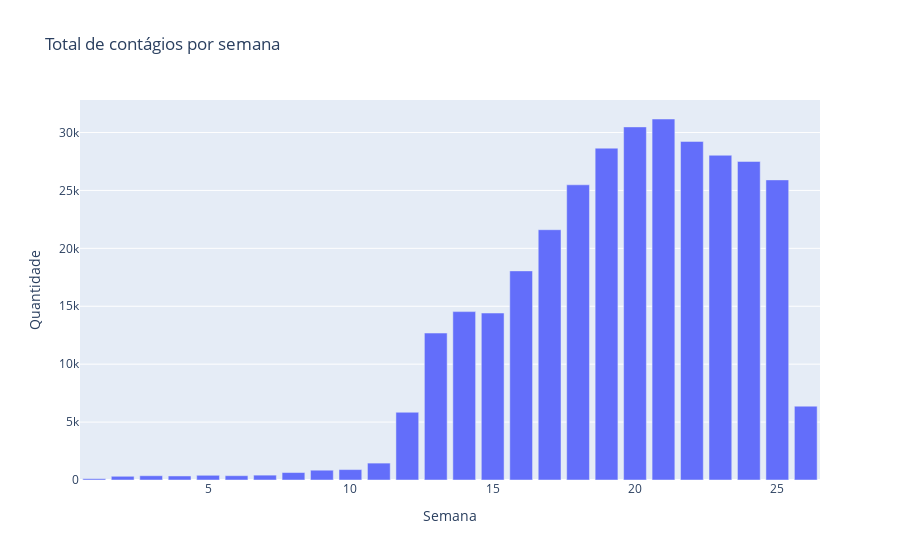

This figure's notebook cell:
### Code cell
### Visualização de contágios por semana
semanas = df.groupby('SEM_NOT').size().to_dict()

data = go.Bar(x = [*semanas.keys()],
              y = [*semanas.values()] )

layout = go.Layout(title='Total de contágios por semana',
                   yaxis={'title':'Quantidade'},
                   xaxis={'title': 'Semana'})

fig = go.Figure(data=data, layout=layout)

# Exibindo figura/gráfico
py.iplot(fig)

### Figure 1 — Plotly figure (JSON) as saved in the notebook; plotly's stock layout.template omitted (floating-point values rounded to 4 significant figures)
{"data": [{"type": "bar", "x": [1, 2, 3, 4, 5, 6, 7, 8, 9, 10, 11, 12, 13, 14, 15, 16, 17, 18, 19, 20, 21, 22, 23, 24, 25, 26], "y": [114, 321, 368, 349, 407, 372, 420, 644, 846, 900, 1459, 5848, 12687, 14537, 14416, 18054, 21609, 25486, 28649, 30485, 31167, 29231, 28037, 27503, 25910, 6374]}], "layout": {"title": {"text": "Total de contágios por semana"}, "xaxis": {"title": {"text": "Semana"}}, "yaxis": {"title": {"text": "Quantidade"}}}}
